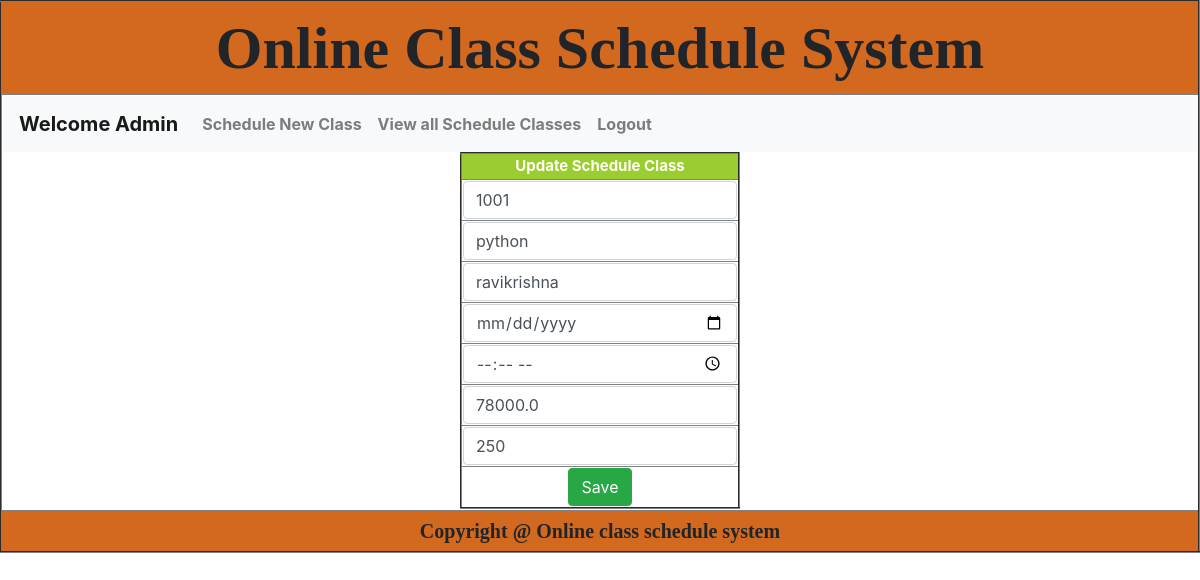
The app's page /editcourse/1001/, older data.
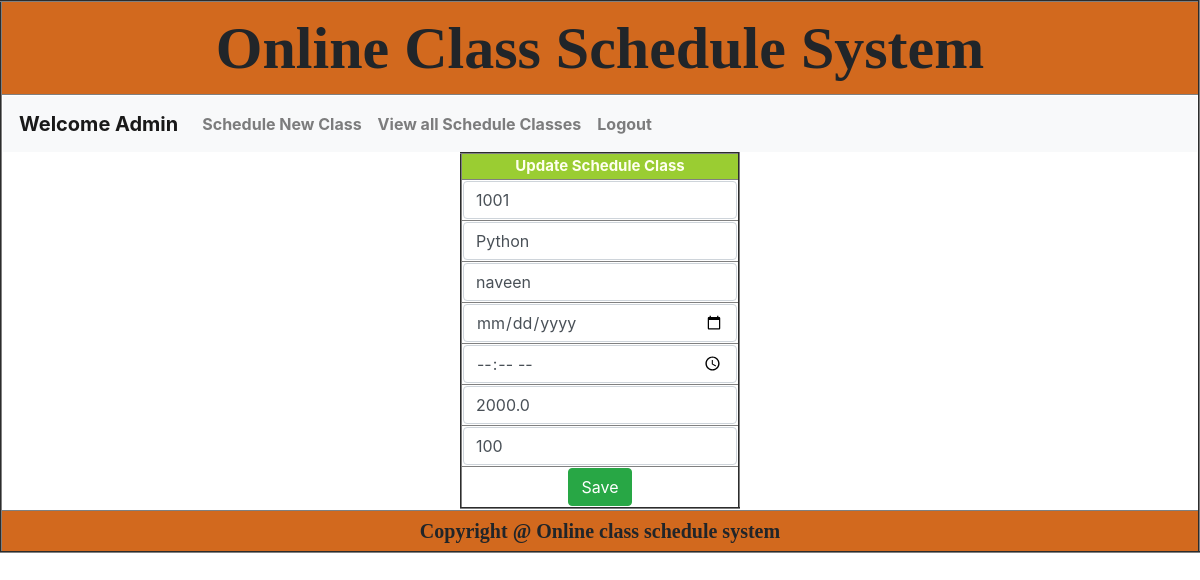
The same page, newer data.
### app/models.py (models this page shows)
class AddCourseModel(models.Model):
    cno = models.IntegerField(primary_key=True)
    cname = models.CharField(max_length=20)
    fname = models.CharField(max_length=20)
    cdate = models.DateField()
    ctime = models.TimeField()
    fee = models.FloatField()
    dur = models.IntegerField()

### app/views.py (the view)
# urls.py: path('editcourse/<int:pk>/',views.editCourse,name = 'editcourse'),
def editCourse(request,pk):
    cdata=AddCourseModel.objects.get(pk=pk)
    return render(request,"editcourse.html",{"cordata":cdata})

### templates/editcourse.html (shortened to what this page needs)
{% extends 'common.html' %}
{% load static %}
{% block abc %}
    {% include 'admin_menu.html' %}
    <form action="{% url 'saveedit' %}" method="post">
        <table align="center" border="2">
    <tr>
        <th style="font-size: 15px ; background-color: yellowgreen;text-align: center; color: ivory">Update Schedule Class</th>
    </tr>
        <tr>
        <th>
            <input type="number" class="form-control" aria-label="Sizing example input" aria-describedby="inputGroup-sizing-default" placeholder="Course No" name="c0" value="{{ cordata.cno}}" required>
        </th>
    </tr>
    <tr>
        <th>
            <input type="text" class="form-control" aria-label="Sizing example input" aria-describedby="inputGroup-sizing-default" placeholder="Course Name" name="c1" required value="{{ cordata.cname }}">
        </th>
    </tr>
     <tr>
         <th>
            <input type="text" class="form-control" aria-label="Sizing example input" aria-describedby="inputGroup-sizing-default" placeholder="Faculty Name" name="c2" required value="{{ cordata.fname }}">
        </th>
     </tr>
     <tr>
         <th>
            <input type="date" class="form-control" aria-label="Sizing example input" aria-describedby="inputGroup-sizing-default" placeholder="Date of Start" name="c3" required value="{{ cordata.cdate }}">
        </th>
     </tr>
     <tr>
         <th>
            <input type="time" class="form-control" aria-label="Sizing example input" aria-describedby="inputGroup-sizing-default" placeholder="Time" name="c4" required value="{{ cordata.ctime }}">
        </th>
     </tr>
     <tr>
         <th>
            <input type="number" class="form-control" aria-label="Sizing example input" aria-describedby="inputGroup-sizing-default" placeholder="Fee" name="c5" required value="{{ cordata.fee }}">
        </th>
     </tr>
     <tr>
         <th>
            <input type="number" class="form-control" aria-label="Sizing example input" aria-describedby="inputGroup-sizing-default" placeholder="Duration in Days" name="c6" required value="{{ cordata.dur }}">
        </th>
     </tr>
     <tr>
        <th style="text-align: center">
            <button type="submit" class="btn btn-success">Save</button>
        </th>
    </tr>
    </table>
    </form>
{% endblock %}

Row changes from the older to the newer data that the page shows:
changed AddCourseModel id 1001: c1 "python" → "Python"; c2 "ravikrishna" → "naveen"; c5 "78000.0" → "2000.0"; c6 "250" → "100"
